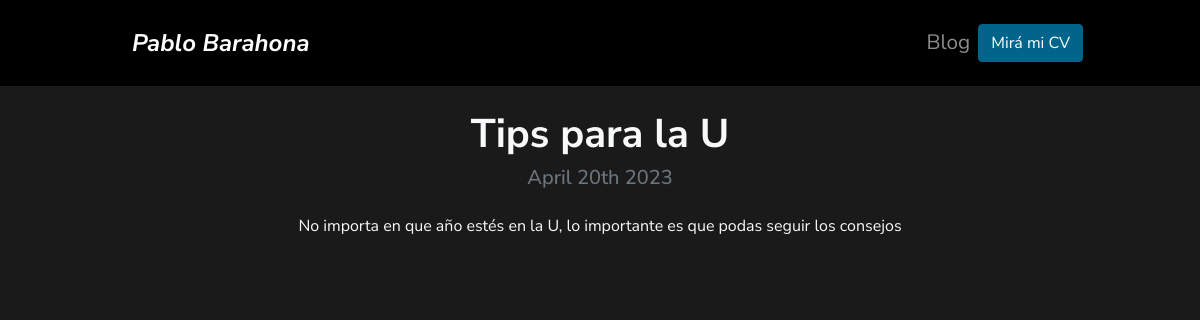
Page /blog/2 on the committed database.
### blog/models.py (models this page shows, shortened)
class Post(models.Model):
    title = models.CharField(max_length=100)
    description = models.TextField()
    image = models.ImageField(upload_to="blog/images")
    date = models.DateField(default=datetime.date.today)

### blog/views.py (the view)
# urls.py: path("<int:post_id>", views.post_detail, name="post_detail"),
def post_detail(request, post_id):
    post = get_object_or_404(Post, pk=post_id)
    return render(request, "post_detail.html", {"post": post})

### blog/templates/post_detail.html
{% extends 'layout.html' %}
{% block content %}
<div class="text-center">
  <h1>{{post.title}}</h1>
  <h2 class="my-2 h5 text-muted">{{post.date|date:'F jS Y'}}</h2>
  <div class="my-4">
  {{post.description|safe}}
  </div>
</div>
{% endblock %}

### portfolio/static/main.css (style rules this page uses)
body { background-color: #1a1a1a; font-family: 'Nunito Sans', sans-serif; font-weight: 400; font-size: 16px; }
h1, h2, h3, h4, h5, h6 { font-weight: 700; }
.text-light { color: #fff; }

### rows in the picture
Post: title "Tips para la U", date "April 20th 2023", description "No importa en que año estés en la U, lo importante es que podas seguir los consejos"
